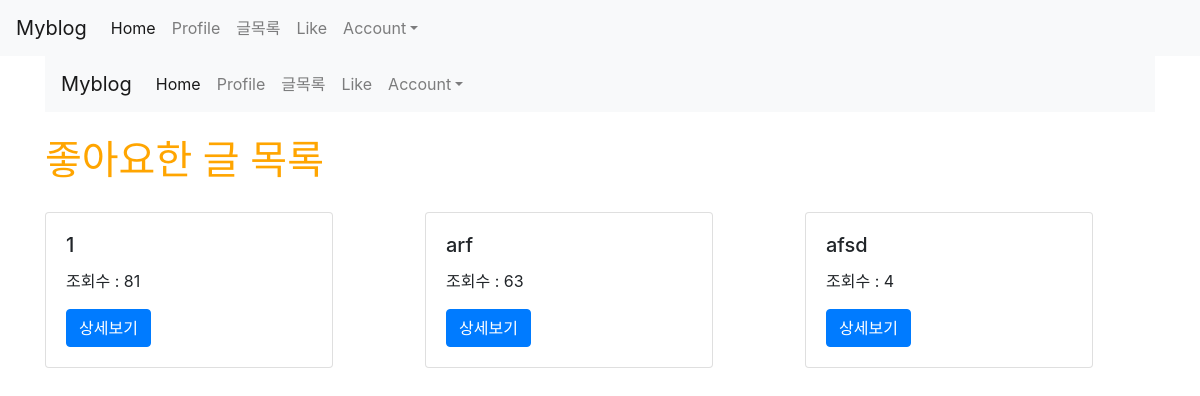
Screenshot of /posts/like_list/ (signed in) with the database file from the repository.
### posts/models.py (models this page shows)
class Like(models.Model):
    user = models.ForeignKey(User, on_delete=models.CASCADE)
    post = models.ForeignKey(Post, on_delete=models.CASCADE)
    created_at = models.DateTimeField(auto_now_add=True)
    updated_at = models.DateTimeField(auto_now = True)
    class Meta:
            unique_together = (('user','post'))

class Post(models.Model):
    title = models.CharField(max_length=50, null=False)
    content = models.TextField()
    writer = models.ForeignKey(User, on_delete = models.CASCADE, null=True)
    view_count = models.IntegerField(default = 0)
    created_at = models.DateTimeField(auto_now_add = True)
    updated_at = models.DateTimeField(auto_now = True)
    image = models.ImageField(upload_to='images/', null=True)
    like_user_set = models.ManyToManyField(User, blank=True, related_name="like_user_set", through="Like")
    like_count = models.IntegerField(default = 0)
    @property
    def like_count(self):
        return self.like_user_set.count()

### posts/views.py (the view)
# urls.py: path('like_list/', like_list, name="like_list"),
@login_required
def like_list(request):
    likes = request.user.like_set.all()
    return render(request,'posts/like_list.html',{'likes':likes})

### posts/templates/posts/like_list.html
{% extends 'base.html' %}
{% load static %}
{% block content %}
{% include 'shared/_navbar.html' %}
<div class="container">
    {% if user.is_authenticated %}
        <h1>좋아요한 글 목록</h1>
        <div class="row">
            {% for like in likes %}
                <div class="col-md-4 col-12">
                    <div class="card" style="width: 18rem; margin-top: 20px;">
                        <div class="card-body">
                            <h5 class="card-title">{{ like.post.title }}</h5>
                            <p>조회수 : {{ like.post.view_count }} </p>
                            <a href="{% url 'posts:show' like.post.id %}" class="btn btn-primary">상세보기</a>
                        </div>
                    </div>
                </div>
            {% endfor %}
        </div>
    {% else %}
        <h3>로그인 후 이용이 가능합니다.</h3>
        <a href="{% url 'account_login' %}" class="btn btn-warning">로그인</a>
        <a href="{% url 'account_signup' %}" class="btn btn-warning">회원가입</a>
    {% endif %}
</div>
{% endblock %}

### myblog/static/css/project.css (style rules this page uses)
h1 { color: orange; }

### rows the page displays
Like: post "1", post.view_count "81"
Like: post "arf", post.view_count "63"
Like: post "afsd", post.view_count "4"
